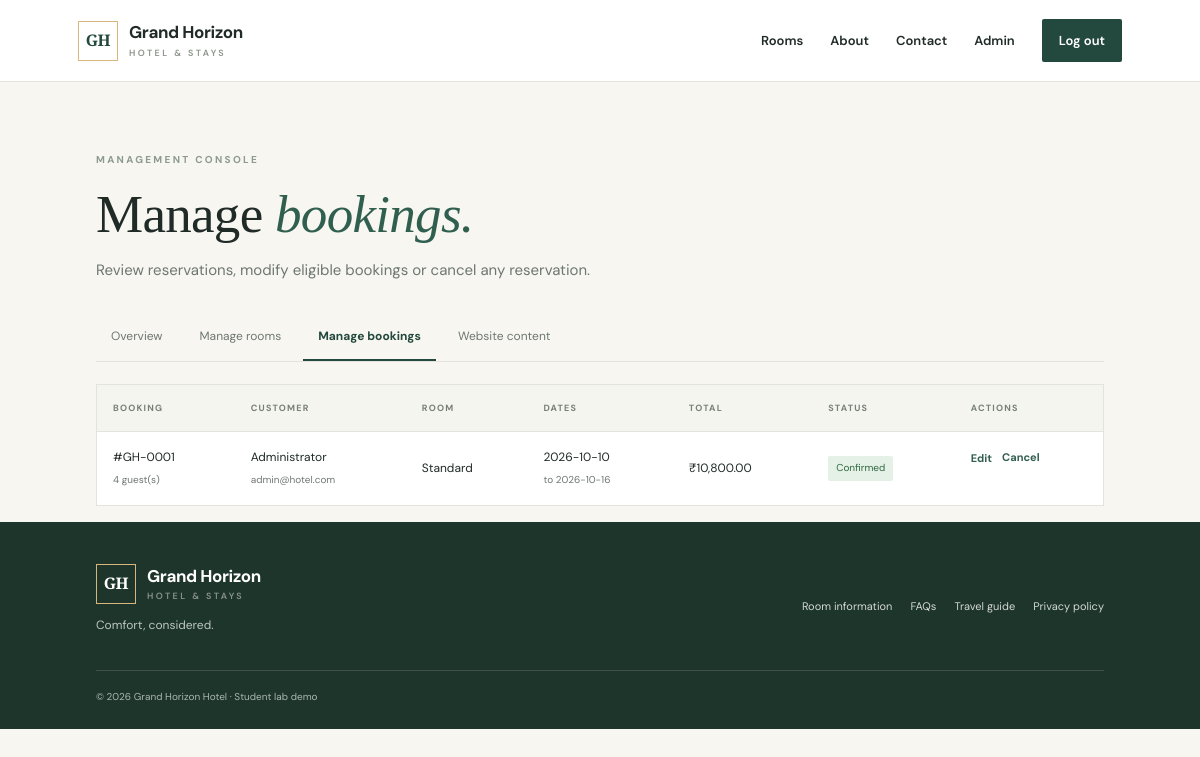
Screenshot of /admin/bookings (signed in) with the database file from the repository.
### tables this page shows
CREATE TABLE bookings (
            id INTEGER PRIMARY KEY AUTOINCREMENT,
            user_id INTEGER NOT NULL REFERENCES users(id),
            room_id INTEGER NOT NULL REFERENCES rooms(id),
            checkin TEXT NOT NULL,
            checkout TEXT NOT NULL,
            guests INTEGER NOT NULL,
            total REAL NOT NULL,
            status TEXT NOT NULL DEFAULT 'Confirmed',
            payment_status TEXT NOT NULL DEFAULT 'Demo payment',
            created_at TEXT NOT NULL DEFAULT CURRENT_TIMESTAMP
        );

CREATE TABLE users (
            id INTEGER PRIMARY KEY AUTOINCREMENT,
            name TEXT NOT NULL,
            email TEXT NOT NULL UNIQUE,
            password_hash TEXT NOT NULL,
            role TEXT NOT NULL DEFAULT 'customer'
        );

CREATE TABLE rooms (
            id INTEGER PRIMARY KEY AUTOINCREMENT,
            name TEXT NOT NULL UNIQUE,
            description TEXT NOT NULL,
            price REAL NOT NULL CHECK(price >= 0),
            quantity INTEGER NOT NULL CHECK(quantity >= 0),
            amenities TEXT NOT NULL
        );

### app.py (the view)
@app.route("/admin/bookings")
@admin_required
def admin_bookings():
    with db() as con:
        bookings = con.execute("""SELECT b.*,u.name AS customer,u.email,r.name AS room_name
                                  FROM bookings b JOIN users u ON u.id=b.user_id
                                  JOIN rooms r ON r.id=b.room_id ORDER BY b.created_at DESC""").fetchall()
    return render_template("admin/bookings.html", bookings=bookings)

### app.py (called while the page is built)
def db():
    conn = sqlite3.connect(DB_PATH)
    conn.row_factory = sqlite3.Row
    conn.execute("PRAGMA foreign_keys = ON")
    return conn

def current_user():
    if "user_id" not in session:
        return None
    with db() as con:
        return con.execute("SELECT id,name,email,role FROM users WHERE id=?", (session["user_id"],)).fetchone()

def admin_required(fn):
    @wraps(fn)
    def wrapper(*args, **kwargs):
        user = current_user()
        if not user or user["role"] != "admin":
            flash("Administrator access is required.", "danger")
            return redirect(url_for("login"))
        return fn(*args, **kwargs)
    return wrapper

@app.context_processor
def inject_globals():
    return {"current_user": current_user(), "today": date.today().isoformat()}

### templates/admin/bookings.html
{% extends "base.html" %}{% block title %}Manage bookings{% endblock %}
{% block content %}<section class="page-intro admin-intro"><span class="eyebrow">MANAGEMENT CONSOLE</span><h1>Manage <em>bookings.</em></h1><p>Review reservations, modify eligible bookings or cancel any reservation.</p><div class="admin-nav"><a href="{{ url_for('admin_dashboard') }}">Overview</a><a href="{{ url_for('admin_rooms') }}">Manage rooms</a><a class="active" href="{{ url_for('admin_bookings') }}">Manage bookings</a><a href="{{ url_for('admin_info') }}">Website content</a></div></section><div class="table-wrap"><table><thead><tr><th>Booking</th><th>Customer</th><th>Room</th><th>Dates</th><th>Total</th><th>Status</th><th>Actions</th></tr></thead><tbody>{% for b in bookings %}<tr><td>#GH-{{ "%04d"|format(b.id) }}<small>{{ b.guests }} guest(s)</small></td><td>{{ b.customer }}<small>{{ b.email }}</small></td><td>{{ b.room_name }}</td><td>{{ b.checkin }}<small>to {{ b.checkout }}</small></td><td>₹{{ "{:,.2f}".format(b.total) }}</td><td><span class="badge-status {{ 'cancelled' if b.status=='Cancelled' else '' }}">{{ b.status }}</span></td><td class="actions">{% if b.status == 'Confirmed' %}<a href="{{ url_for('edit_booking', booking_id=b.id) }}">Edit</a><form method="post" action="{{ url_for('cancel_booking', booking_id=b.id) }}" onsubmit="return confirm('Cancel this booking?')"><button class="link-button" type="submit">Cancel</button></form>{% else %}—{% endif %}</td></tr>{% else %}<tr><td colspan="7">No bookings found.</td></tr>{% endfor %}</tbody></table></div>{% endblock %}

### static/style.css (style rules this page uses)
:root { --ink:#202b27;--muted:#6e7771;--paper:#f7f6f1;--white:#fff;--green:#23483d;--green2:#315f4f;--gold:#d7b77b;--line:#e5e4dc;--red:#9b3b35 }
* { box-sizing:border-box }
html { scroll-behavior:smooth }
body { margin:0;background:var(--paper);color:var(--ink);font-family:'DM Sans',sans-serif;font-size:15px;line-height:1.65 }
a { color:inherit;text-decoration:none }
button,input,select,textarea { font:inherit }
.eyebrow { font-size:10px;font-weight:700;letter-spacing:2.3px;color:#8c9b8e;display:block;margin-bottom:14px }
.hero h1 em,.auth-aside h1 em,.page-intro h1 em,.promise h2 em,.narrow h1 em { font-weight:500;color:#d9bd88 }
.page-intro { padding:70px 8% 35px }
.page-intro h1,.narrow h1 { font:500 clamp(36px,4.5vw,53px)/1.2 'Playfair Display',serif;margin:0 0 12px;letter-spacing:-.7px }
.page-intro h1 em,.narrow h1 em { color:var(--green2) }
.page-intro p,.narrow>p { color:var(--muted);margin:0;max-width:600px }
.table-wrap { margin:0 8% 70px;overflow-x:auto;background:white;border:1px solid var(--line) }
table { width:100%;border-collapse:collapse;text-align:left;font-size:12px;min-width:760px }
th { font-size:9px;letter-spacing:1.2px;text-transform:uppercase;color:#768078;background:#f4f5ef }
td,th { padding:16px;border-bottom:1px solid var(--line);vertical-align:middle }
td small { display:block;color:var(--muted);font-size:10px;margin-top:4px }
tbody tr:last-child td { border-bottom:0 }
.badge-status { display:inline-block;padding:4px 8px;font-size:10px;background:#e5f0e6;color:#2e6942;border-radius:2px }
.actions { display:flex;gap:10px;align-items:center }
.actions a,.link-button { font-size:11px;font-weight:700;color:var(--green2) }
.link-button { background:none;border:0;padding:0;cursor:pointer }
.admin-intro { padding-bottom:22px }
.admin-nav { display:flex;gap:7px;border-bottom:1px solid var(--line);margin-top:32px;flex-wrap:wrap }
.admin-nav a { font-size:12px;padding:12px 15px;color:var(--muted);border-bottom:2px solid transparent }
.admin-nav a.active { border-color:var(--green);color:var(--green);font-weight:700 }

### rows the page displays
bookings: id "0001", guests "4", customer "Administrator", email "admin@hotel.com", room_name "Standard", checkin "2026-10-10", checkout "2026-10-16", total "10,800.00", status "Confirmed"
